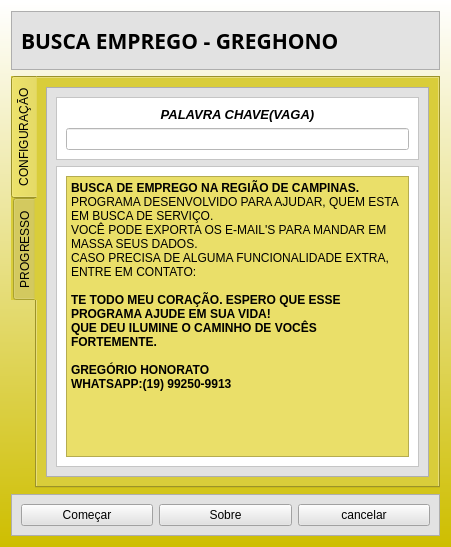
<?xml version="1.0" encoding="UTF-8"?>
<ui version="4.0">
 <class>Dialog</class>
 <widget class="QDialog" name="Dialog">
  <property name="geometry">
   <rect>
    <x>0</x>
    <y>0</y>
    <width>451</width>
    <height>547</height>
   </rect>
  </property>
  <property name="minimumSize">
   <size>
    <width>451</width>
    <height>547</height>
   </size>
  </property>
  <property name="maximumSize">
   <size>
    <width>451</width>
    <height>547</height>
   </size>
  </property>
  <property name="windowTitle">
   <string>BUSCA EMPREGO CAMPINAS - GREGÓRIO HONORATO</string>
  </property>
  <property name="windowIcon">
   <iconset resource="../recursos.qrc">
    <normaloff>:/newPrefix/img/hiring.svg</normaloff>:/newPrefix/img/hiring.svg</iconset>
  </property>
  <property name="styleSheet">
   <string notr="true">background-color: qlineargradient(spread:pad, x1:0.551, y1:1, x2:0.546, y2:0, stop:0 rgba(206, 190, 0, 255), stop:1 rgba(255, 255, 255, 255));</string>
  </property>
  <layout class="QVBoxLayout" name="verticalLayout">
   <item>
    <widget class="QFrame" name="frame">
     <property name="styleSheet">
      <string notr="true">background-color: rgb(226, 226, 226);</string>
     </property>
     <property name="frameShape">
      <enum>QFrame::StyledPanel</enum>
     </property>
     <property name="frameShadow">
      <enum>QFrame::Raised</enum>
     </property>
     <layout class="QHBoxLayout" name="horizontalLayout_6">
      <item>
       <widget class="QLabel" name="label_3">
        <property name="font">
         <font>
          <family>Noto Sans CJK SC Bold</family>
          <pointsize>16</pointsize>
          <weight>75</weight>
          <bold>true</bold>
         </font>
        </property>
        <property name="text">
         <string>BUSCA EMPREGO - GREGHONO</string>
        </property>
       </widget>
      </item>
      <item>
       <widget class="QLabel" name="label_4">
        <property name="minimumSize">
         <size>
          <width>24</width>
          <height>39</height>
         </size>
        </property>
        <property name="maximumSize">
         <size>
          <width>62</width>
          <height>16777215</height>
         </size>
        </property>
        <property name="styleSheet">
         <string notr="true">image: url(:/newPrefix/img/research.svg);</string>
        </property>
        <property name="text">
         <string/>
        </property>
       </widget>
      </item>
     </layout>
    </widget>
   </item>
   <item>
    <widget class="QTabWidget" name="janela">
     <property name="styleSheet">
      <string notr="true">background-color: rgb(217, 205, 58);</string>
     </property>
     <property name="tabPosition">
      <enum>QTabWidget::West</enum>
     </property>
     <property name="currentIndex">
      <number>0</number>
     </property>
     <property name="iconSize">
      <size>
       <width>29</width>
       <height>24</height>
      </size>
     </property>
     <property name="elideMode">
      <enum>Qt::ElideNone</enum>
     </property>
     <property name="tabBarAutoHide">
      <bool>false</bool>
     </property>
     <widget class="QWidget" name="tab">
      <attribute name="icon">
       <iconset resource="../recursos.qrc">
        <normaloff>:/newPrefix/img/settings.svg</normaloff>:/newPrefix/img/settings.svg</iconset>
      </attribute>
      <attribute name="title">
       <string>CONFIGURAÇÃO</string>
      </attribute>
      <layout class="QVBoxLayout" name="verticalLayout_6">
       <item>
        <widget class="QFrame" name="frame_6">
         <property name="styleSheet">
          <string notr="true">background-color: rgb(226, 226, 226);</string>
         </property>
         <property name="frameShape">
          <enum>QFrame::StyledPanel</enum>
         </property>
         <property name="frameShadow">
          <enum>QFrame::Raised</enum>
         </property>
         <layout class="QVBoxLayout" name="verticalLayout_2">
          <item>
           <widget class="QFrame" name="frame_2">
            <property name="styleSheet">
             <string notr="true">background-color: rgb(255, 255, 255);</string>
            </property>
            <property name="frameShape">
             <enum>QFrame::StyledPanel</enum>
            </property>
            <property name="frameShadow">
             <enum>QFrame::Raised</enum>
            </property>
            <layout class="QVBoxLayout" name="verticalLayout_4">
             <item>
              <widget class="QLabel" name="label">
               <property name="font">
                <font>
                 <pointsize>10</pointsize>
                 <weight>75</weight>
                 <italic>true</italic>
                 <bold>true</bold>
                </font>
               </property>
               <property name="text">
                <string>PALAVRA CHAVE(VAGA)</string>
               </property>
               <property name="alignment">
                <set>Qt::AlignCenter</set>
               </property>
              </widget>
             </item>
             <item>
              <widget class="QLineEdit" name="palavra_chave">
               <property name="toolTip">
                <string>&lt;html&gt;&lt;head/&gt;&lt;body&gt;&lt;p&gt;&lt;span style=&quot; font-weight:600;&quot;&gt;DESCREVA O QUE ESTA PROCURANDO OU DEIXE EM BRANCO PARA PROCURAR PELAS ULTIMAS VAGAS DE EMPREGO.&lt;/span&gt;&lt;/p&gt;&lt;/body&gt;&lt;/html&gt;</string>
               </property>
               <property name="clearButtonEnabled">
                <bool>true</bool>
               </property>
              </widget>
             </item>
            </layout>
           </widget>
          </item>
          <item>
           <widget class="QFrame" name="frame_4">
            <property name="styleSheet">
             <string notr="true">background-color: rgb(255, 255, 255);</string>
            </property>
            <property name="frameShape">
             <enum>QFrame::StyledPanel</enum>
            </property>
            <property name="frameShadow">
             <enum>QFrame::Raised</enum>
            </property>
            <layout class="QVBoxLayout" name="verticalLayout_3">
             <item>
              <widget class="QTextEdit" name="textEdit">
               <property name="enabled">
                <bool>true</bool>
               </property>
               <property name="styleSheet">
                <string notr="true">background-color: rgb(234, 223, 105);</string>
               </property>
               <property name="readOnly">
                <bool>true</bool>
               </property>
               <property name="html">
                <string>&lt;!DOCTYPE HTML PUBLIC &quot;-//W3C//DTD HTML 4.0//EN&quot; &quot;http://www.w3.org/TR/REC-html40/strict.dtd&quot;&gt;
&lt;html&gt;&lt;head&gt;&lt;meta name=&quot;qrichtext&quot; content=&quot;1&quot; /&gt;&lt;style type=&quot;text/css&quot;&gt;
p, li { white-space: pre-wrap; }
&lt;/style&gt;&lt;/head&gt;&lt;body style=&quot; font-family:'Noto Sans'; font-size:9pt; font-weight:400; font-style:normal;&quot;&gt;
&lt;p style=&quot; margin-top:0px; margin-bottom:0px; margin-left:0px; margin-right:0px; -qt-block-indent:0; text-indent:0px;&quot;&gt;&lt;span style=&quot; font-weight:600;&quot;&gt;BUSCA DE EMPREGO NA REGIÃO DE CAMPINAS.&lt;/span&gt;&lt;/p&gt;
&lt;p style=&quot; margin-top:0px; margin-bottom:0px; margin-left:0px; margin-right:0px; -qt-block-indent:0; text-indent:0px;&quot;&gt;PROGRAMA DESENVOLVIDO PARA AJUDAR, QUEM ESTA EM BUSCA DE SERVIÇO.&lt;/p&gt;
&lt;p style=&quot; margin-top:0px; margin-bottom:0px; margin-left:0px; margin-right:0px; -qt-block-indent:0; text-indent:0px;&quot;&gt;VOCÊ PODE EXPORTA OS E-MAIL'S PARA MANDAR EM MASSA SEUS DADOS.&lt;/p&gt;
&lt;p style=&quot; margin-top:0px; margin-bottom:0px; margin-left:0px; margin-right:0px; -qt-block-indent:0; text-indent:0px;&quot;&gt;CASO PRECISA DE ALGUMA FUNCIONALIDADE EXTRA, ENTRE EM CONTATO:&lt;/p&gt;
&lt;p style=&quot;-qt-paragraph-type:empty; margin-top:0px; margin-bottom:0px; margin-left:0px; margin-right:0px; -qt-block-indent:0; text-indent:0px;&quot;&gt;&lt;br /&gt;&lt;/p&gt;
&lt;p style=&quot; margin-top:0px; margin-bottom:0px; margin-left:0px; margin-right:0px; -qt-block-indent:0; text-indent:0px;&quot;&gt;&lt;span style=&quot; font-weight:600;&quot;&gt;TE TODO MEU CORAÇÃO. ESPERO QUE ESSE PROGRAMA AJUDE EM SUA VIDA!&lt;/span&gt;&lt;/p&gt;
&lt;p style=&quot; margin-top:0px; margin-bottom:0px; margin-left:0px; margin-right:0px; -qt-block-indent:0; text-indent:0px;&quot;&gt;&lt;span style=&quot; font-weight:600;&quot;&gt;QUE DEU ILUMINE O CAMINHO DE VOCÊS FORTEMENTE.&lt;/span&gt;&lt;/p&gt;
&lt;p style=&quot;-qt-paragraph-type:empty; margin-top:0px; margin-bottom:0px; margin-left:0px; margin-right:0px; -qt-block-indent:0; text-indent:0px; font-weight:600;&quot;&gt;&lt;br /&gt;&lt;/p&gt;
&lt;p style=&quot; margin-top:0px; margin-bottom:0px; margin-left:0px; margin-right:0px; -qt-block-indent:0; text-indent:0px;&quot;&gt;&lt;span style=&quot; font-weight:600;&quot;&gt;GREGÓRIO HONORATO&lt;/span&gt;&lt;/p&gt;
&lt;p style=&quot; margin-top:0px; margin-bottom:0px; margin-left:0px; margin-right:0px; -qt-block-indent:0; text-indent:0px;&quot;&gt;&lt;span style=&quot; font-weight:600;&quot;&gt;WHATSAPP:(19) 99250-9913&lt;/span&gt;&lt;/p&gt;&lt;/body&gt;&lt;/html&gt;</string>
               </property>
              </widget>
             </item>
            </layout>
           </widget>
          </item>
         </layout>
        </widget>
       </item>
      </layout>
     </widget>
     <widget class="QWidget" name="tab_2">
      <attribute name="icon">
       <iconset resource="../recursos.qrc">
        <normaloff>:/newPrefix/img/goal.svg</normaloff>:/newPrefix/img/goal.svg</iconset>
      </attribute>
      <attribute name="title">
       <string>PROGRESSO</string>
      </attribute>
      <layout class="QVBoxLayout" name="verticalLayout_7">
       <item>
        <widget class="QTableWidget" name="lista_progresso">
         <property name="styleSheet">
          <string notr="true">background-color: rgb(255, 255, 255);</string>
         </property>
        </widget>
       </item>
       <item>
        <widget class="QFrame" name="frame_5">
         <property name="styleSheet">
          <string notr="true">background-color: rgb(255, 255, 255);</string>
         </property>
         <property name="frameShape">
          <enum>QFrame::StyledPanel</enum>
         </property>
         <property name="frameShadow">
          <enum>QFrame::Raised</enum>
         </property>
         <layout class="QHBoxLayout" name="horizontalLayout_7">
          <item>
           <spacer name="horizontalSpacer">
            <property name="orientation">
             <enum>Qt::Horizontal</enum>
            </property>
            <property name="sizeHint" stdset="0">
             <size>
              <width>40</width>
              <height>20</height>
             </size>
            </property>
           </spacer>
          </item>
          <item>
           <widget class="QPushButton" name="exportar_xls">
            <property name="toolTip">
             <string>&lt;html&gt;&lt;head/&gt;&lt;body&gt;&lt;p&gt;&lt;span style=&quot; font-weight:600; font-style:italic;&quot;&gt;EXPORTE PARA O FORMATO XLSX DO EXCEL PARA ANALISTAR AS OPORTUNIDADES DE EMPREGO!&lt;/span&gt;&lt;/p&gt;&lt;/body&gt;&lt;/html&gt;</string>
            </property>
            <property name="styleSheet">
             <string notr="true">EXPORTE PARA O FORMATO XLSX DO EXCEL PARA ANALISTAR AS OPORTUNIDADES DE EMPREGO!</string>
            </property>
            <property name="text">
             <string>Exportar</string>
            </property>
            <property name="icon">
             <iconset resource="../recursos.qrc">
              <normaloff>:/newPrefix/img/excel.svg</normaloff>:/newPrefix/img/excel.svg</iconset>
            </property>
            <property name="iconSize">
             <size>
              <width>41</width>
              <height>20</height>
             </size>
            </property>
           </widget>
          </item>
          <item>
           <widget class="QPushButton" name="exportar">
            <property name="toolTip">
             <string>&lt;html&gt;&lt;head/&gt;&lt;body&gt;&lt;p&gt;&lt;span style=&quot; font-weight:600; font-style:italic;&quot;&gt;EXPORTE OS E-MAIL PARA ENVIO EM MASSA!&lt;/span&gt;&lt;/p&gt;&lt;/body&gt;&lt;/html&gt;</string>
            </property>
            <property name="text">
             <string>Exportar</string>
            </property>
            <property name="icon">
             <iconset resource="../recursos.qrc">
              <normaloff>:/newPrefix/img/export-file.svg</normaloff>:/newPrefix/img/export-file.svg</iconset>
            </property>
            <property name="iconSize">
             <size>
              <width>41</width>
              <height>20</height>
             </size>
            </property>
           </widget>
          </item>
         </layout>
        </widget>
       </item>
      </layout>
     </widget>
    </widget>
   </item>
   <item>
    <widget class="QFrame" name="frame_3">
     <property name="styleSheet">
      <string notr="true">background-color: rgb(226, 226, 226);</string>
     </property>
     <property name="frameShape">
      <enum>QFrame::StyledPanel</enum>
     </property>
     <property name="frameShadow">
      <enum>QFrame::Raised</enum>
     </property>
     <layout class="QHBoxLayout" name="horizontalLayout">
      <item>
       <widget class="QPushButton" name="comecar">
        <property name="text">
         <string>Começar</string>
        </property>
        <property name="icon">
         <iconset resource="../recursos.qrc">
          <normaloff>:/newPrefix/img/checked.svg</normaloff>:/newPrefix/img/checked.svg</iconset>
        </property>
        <property name="iconSize">
         <size>
          <width>32</width>
          <height>32</height>
         </size>
        </property>
       </widget>
      </item>
      <item>
       <widget class="QPushButton" name="sobre">
        <property name="text">
         <string>Sobre</string>
        </property>
        <property name="icon">
         <iconset resource="../recursos.qrc">
          <normaloff>:/newPrefix/img/question.svg</normaloff>:/newPrefix/img/question.svg</iconset>
        </property>
        <property name="iconSize">
         <size>
          <width>32</width>
          <height>32</height>
         </size>
        </property>
        <property name="shortcut">
         <string>Return, Enter</string>
        </property>
       </widget>
      </item>
      <item>
       <widget class="QPushButton" name="cancelar">
        <property name="text">
         <string>cancelar</string>
        </property>
        <property name="icon">
         <iconset resource="../recursos.qrc">
          <normaloff>:/newPrefix/img/exit.svg</normaloff>:/newPrefix/img/exit.svg</iconset>
        </property>
        <property name="iconSize">
         <size>
          <width>32</width>
          <height>32</height>
         </size>
        </property>
       </widget>
      </item>
     </layout>
    </widget>
   </item>
  </layout>
 </widget>
 <tabstops>
  <tabstop>palavra_chave</tabstop>
  <tabstop>comecar</tabstop>
  <tabstop>cancelar</tabstop>
  <tabstop>janela</tabstop>
  <tabstop>sobre</tabstop>
  <tabstop>textEdit</tabstop>
  <tabstop>lista_progresso</tabstop>
  <tabstop>exportar</tabstop>
  <tabstop>exportar_xls</tabstop>
 </tabstops>
 <resources>
  <include location="../recursos.qrc"/>
 </resources>
 <connections/>
</ui>
